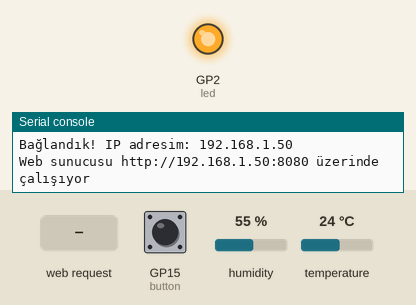
Recording of a program running on a simulated Raspberry Pi Pico running MicroPython. Parts: output pins drawn as LEDs (lit = HIGH), the last lines printed to the serial console. The test bench sets the inputs (shaded band); at power-on: GP15 (button) HIGH, humidity 55 %, temperature 24 °C. WiFi joins after 1.5 s.

Above: at 3.2 s.
3.3 s: HTTP request GET /ledtoggle received
At 3.7 s:
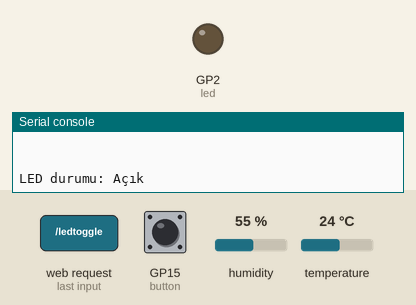
4.8 s: HTTP request GET /refresh received
16.4 s: HTTP request GET / received
Timing chart, 0 to 19.4 s (numbered marks = the images above; inputs shaded):
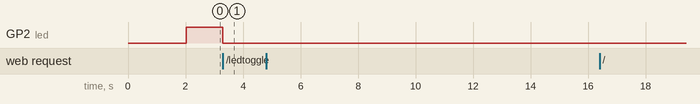

Measured:
- after the input at 3.3 s, GP2 (led): HIGH → LOW at once

The program:

Sensor_test.py
```python
import network
import socket
import time
from machine import I2C, Pin, ADC
from htu21d import HTU21D
import json


ssid = 'mywifi'
password = 'wifi_password'

# Donanım pinleri
button_pin = 15   # Fiziksel buton (sensör yenileme)
led_pin = 2       # LED pin
battery_pin = 26  # ADC0 (batarya gerilimi)

# Wi-Fi bağlantısı
wlan = network.WLAN(network.STA_IF)
wlan.active(True)
print("Wi-Fi'ya bağlanılıyor...", end="")
wlan.connect(ssid, password)
while not wlan.isconnected():
    print(".", end="")
    time.sleep(1)
print(f"\nBağlandık! IP adresim: {wlan.ifconfig()[0]}")

# I2C ve sensör ayarı
i2c = I2C(scl=Pin(1), sda=Pin(0))
sensor = HTU21D(i2c)

# Buton ve LED ayarları
button = Pin(button_pin, Pin.IN, Pin.PULL_UP)
led = Pin(led_pin, Pin.OUT)
led.value(1)
led_state = False

battery_adc = ADC(Pin(battery_pin))

def read_battery_voltage():
    raw = battery_adc.read()
    voltage = raw * (3.3 / 4095) * 2
    return voltage

temperature_log = []
humidity_log = []
MAX_LOG = 20

PORT = 8080
addr = socket.getaddrinfo('0.0.0.0', PORT)[0][-1]
server = socket.socket()
server.bind(addr)
server.listen(1)
server.settimeout(10)

print(f"Web sunucusu http://{wlan.ifconfig()[0]}:{PORT} üzerinde çalışıyor")

def read_sensor():
    temperature = sensor.read_temperature()
    humidity = sensor.read_humidity()
    return temperature, humidity

def log_sensor_data(temp, hum):
    if len(temperature_log) >= MAX_LOG:
        temperature_log.pop(0)
        humidity_log.pop(0)
    temperature_log.append(temp)
    humidity_log.append(hum)

def toggle_led():
    global led_state
    led_state = not led_state
    led.value(0 if led_state else 1)
    print(f"LED durumu: {'Açık' if led_state else 'Kapalı'}")

while True:
    if button.value() == 0:
        temperature, humidity = read_sensor()
        log_sensor_data(temperature, humidity)

    try:
        client, client_addr = server.accept()
        print('Bağlantı:', client_addr)
        request = client.recv(1024).decode('utf-8')
        print("Gelen istek:\n", request)

        if "GET /refresh" in request:
            temperature, humidity = read_sensor()
            log_sensor_data(temperature, humidity)
        elif "GET /ledtoggle" in request:
            toggle_led()
            temperature, humidity = read_sensor()
            log_sensor_data(temperature, humidity)
        else:
            temperature, humidity = read_sensor()
            log_sensor_data(temperature, humidity)

        temp_json = json.dumps(temperature_log)
        hum_json = json.dumps(humidity_log)

        html_template = """HTTP/1.1 200 OK
Content-Type: text/html; charset=utf-8

<!DOCTYPE html>
<html lang="tr">
<head>
  <meta charset="UTF-8">
  <title>Sensor Dashboard</title>
  <script src="https://cdn.jsdelivr.net/npm/chart.js"></script>
  <style>
    body {{ background: #1e1e2f; color: #f0f0f5; font-family: 'Segoe UI', sans-serif; text-align: center; padding: 20px; }}
    h1 {{ color: #ff89bb; }}
    #clock {{ color: #c0c0ff; margin: 0.5em 0; }}
    button {{ background: #ff5f87; border: none; padding: 10px 20px; margin: 10px; border-radius: 10px; color: white; font-size: 1em; cursor: pointer; }}
    canvas {{ background: #ffffff10; border-radius: 15px; margin-top: 30px; }}
  </style>
</head>
<body>
  <h1>Sensor Dashboard 🌡️</h1>
  <div id="clock">Saat yükleniyor...</div>

  <p><strong>Sıcaklık:</strong> {temperature:.2f} °C</p>
  <p><strong>Nem:</strong> {humidity:.2f} %</p>

  <form action="/refresh" method="get">
    <button type="submit">Yenile 🔄</button>
  </form>
  <form action="/ledtoggle" method="get">
    <button type="submit">{led_text}</button>
  </form>

  <canvas id="sensorChart" width="400" height="200"></canvas>

  <script>
    const tempData = {temp_json};
    const humData = {hum_json};
    const labels = tempData.map((_, i) => i + 1);

    const ctx = document.getElementById('sensorChart').getContext('2d');
    const sensorChart = new Chart(ctx, {{
        type: 'line',
        data: {{
            labels: labels,
            datasets: [
                {{
                    label: 'Sıcaklık (°C)',
                    data: tempData,
                    yAxisID: 'y',
                    borderColor: '#ff6384',
                    backgroundColor: 'rgba(255,99,132,0.1)',
                    fill: true
                }},
                {{
                    label: 'Nem (%)',
                    data: humData,
                    yAxisID: 'y1',
                    borderColor: '#36a2eb',
                    backgroundColor: 'rgba(54,162,235,0.1)',
                    fill: true
                }}
            ]
        }},
        options: {{
            responsive: true,
            scales: {{
                y: {{
                    type: 'linear',
                    position: 'left',
                    title: {{
                      display: true,
                      text: 'Sıcaklık (°C)'
                    }}
                }},
                y1: {{
                    type: 'linear',
                    position: 'right',
                    title: {{
                      display: true,
                      text: 'Nem (%)'
                    }},
                    grid: {{
                        drawOnChartArea: false
                    }}
                }}
            }}
        }}
    }});

    function updateClock() {{
      const now = new Date();
      document.getElementById('clock').textContent = "Saat: " + now.toLocaleTimeString('tr-TR');
    }}
    setInterval(updateClock, 1000);
    updateClock();

    const autoRefresh = setTimeout(() => location.reload(), 3000);
    document.querySelectorAll('button').forEach(btn => btn.addEventListener('click', () => clearTimeout(autoRefresh)));
  </script>
</body>
</html>
"""

        response = html_template.format(
            temperature=temperature,
            humidity=humidity,
            led_text="Işığı Kapat" if led_state else "Işığı Aç",
            temp_json=temp_json,
            hum_json=hum_json
        )

        client.send(response.encode('utf-8'))
        client.close()

    except OSError as e:
        print("Bağlantı zaman aşımına uğradı veya hata oluştu:", e)
```
